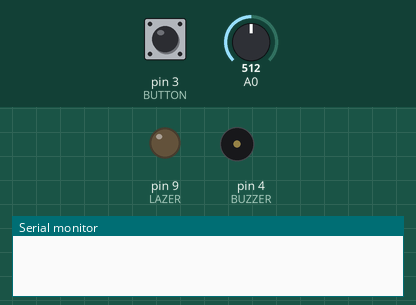
Recording of a sketch running on a simulated Arduino Uno, built with avr-gcc and run on an emulated ATmega328P. Shown: output pins drawn as LEDs (lit = HIGH), buzzer (waves = sounding, pin HIGH), the last lines printed to the serial monitor. Inputs (shaded band) come from the test bench; at power-on: pin 3 (BUTTON) HIGH, A0 = 512.

Above: at 1.2 s.
1.3 s: pin 3 (BUTTON) pulled LOW for 0.15 s
At 1.49 s:
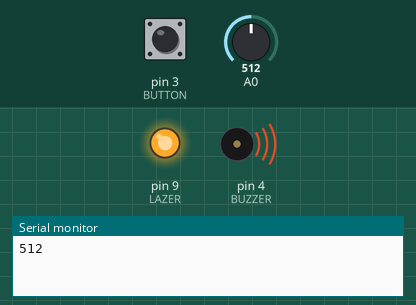
4.3 s: A0 set to 106
7.3 s: A0 set to 95
At 7.3 s:
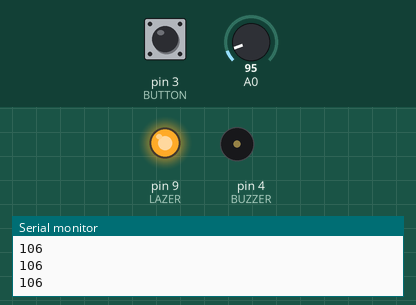
8.8 s: A0 set to 122
At 9.01 s:
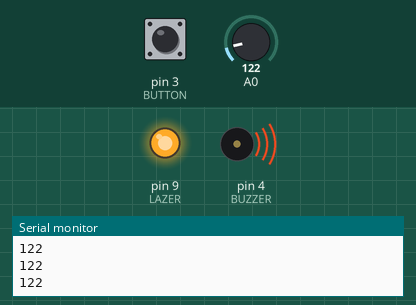
11.8 s: A0 set to 90
Timing chart, 0 to 14.3 s (numbered marks = the images above; inputs shaded):
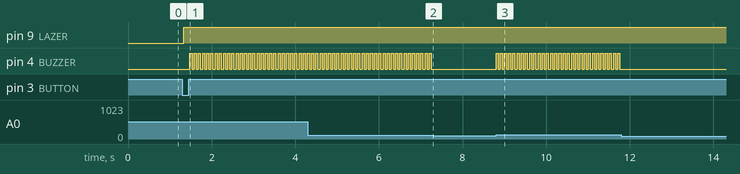

The sketch:

lazer.ino
```cpp
int flag = 0;
int ck = 0;

void setup() {
  Serial.begin(9600);
  pinMode(3,INPUT);//BUTTON
  pinMode(4,OUTPUT);//BUZZER
  pinMode(9,OUTPUT);//LAZER
}

void loop() {
  if(digitalRead(3) == 0)
  {
    delay(30);
    if(flag == 0)
    {
      digitalWrite(9,1);
      flag = 1;
      ck = 1;
    }
    else
    {
     digitalWrite(9,0);
     flag = 0;
     ck = 0;
    }
   while(digitalRead(3)==0);
   delay(30);
  }
while(ck == 1)
{
  if(analogRead(A0)>=100)
  {
    Serial.println(analogRead(A0));
    digitalWrite(4,1);
    delay(50);
    digitalWrite(4,0);
    delay(50);
   }
   else
   {
    digitalWrite(4,0);
   }
   if(digitalRead(3)==0) break;
}
}
```

Measured:
- the behaviour switches between 100 and 99 on A0 (found by bisection; images 1 and 2)
- after the input at 1.3 s, pin 9 (LAZER): LOW → HIGH at once; pin 4 (BUZZER): alternates HIGH for 0.05 s and LOW for 0.05 s, starting after 0.18 s
- after the input at 7.3 s, pin 4 (BUZZER): stops changing and stays LOW
- after the input at 8.8 s, pin 4 (BUZZER): alternates HIGH for 0.05 s and LOW for 0.05 s, starting at once
- after the input at 11.8 s, pin 4 (BUZZER): stops changing and stays LOW
